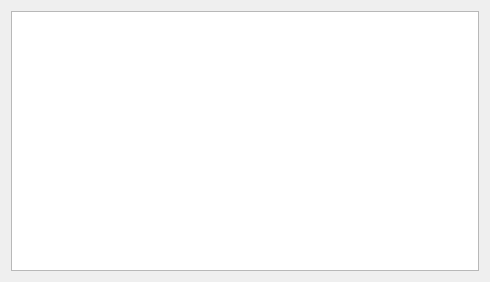
<?xml version="1.0" encoding="UTF-8"?>
<ui version="4.0">
 <class>SourcesView</class>
 <widget class="QWidget" name="SourcesView">
  <property name="geometry">
   <rect>
    <x>0</x>
    <y>0</y>
    <width>490</width>
    <height>282</height>
   </rect>
  </property>
  <property name="windowTitle">
   <string>Form</string>
  </property>
  <layout class="QVBoxLayout" name="verticalLayout">
   <item>
    <widget class="QTreeView" name="sourcesView"/>
   </item>
  </layout>
 </widget>
 <resources/>
 <connections/>
</ui>
